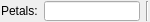
<?xml version="1.0" encoding="UTF-8"?>
<ui version="4.0">
 <class>QG_FlowerOptions</class>
 <widget class="QWidget" name="QG_FlowerOptions">
  <property name="geometry">
   <rect>
    <x>0</x>
    <y>0</y>
    <width>150</width>
    <height>22</height>
   </rect>
  </property>
  <property name="sizePolicy">
   <sizepolicy hsizetype="Fixed" vsizetype="Fixed">
    <horstretch>0</horstretch>
    <verstretch>0</verstretch>
   </sizepolicy>
  </property>
  <property name="minimumSize">
   <size>
    <width>111</width>
    <height>22</height>
   </size>
  </property>
  <property name="maximumSize">
   <size>
    <width>150</width>
    <height>22</height>
   </size>
  </property>
  <property name="windowTitle">
   <string>Flower Options</string>
  </property>
  <layout class="QHBoxLayout">
   <property name="leftMargin">
    <number>1</number>
   </property>
   <property name="topMargin">
    <number>1</number>
   </property>
   <property name="rightMargin">
    <number>1</number>
   </property>
   <property name="bottomMargin">
    <number>1</number>
   </property>
   <item>
    <widget class="QLabel" name="lPetal">
     <property name="text">
      <string>Petals:</string>
     </property>
     <property name="wordWrap">
      <bool>false</bool>
     </property>
    </widget>
   </item>
   <item>
    <widget class="QLineEdit" name="lePetal"/>
   </item>
   <item>
    <widget class="Line" name="sep1">
     <property name="sizePolicy">
      <sizepolicy hsizetype="Fixed" vsizetype="Minimum">
       <horstretch>0</horstretch>
       <verstretch>0</verstretch>
      </sizepolicy>
     </property>
     <property name="frameShape">
      <enum>QFrame::VLine</enum>
     </property>
     <property name="frameShadow">
      <enum>QFrame::Sunken</enum>
     </property>
    </widget>
   </item>
  </layout>
 </widget>
 <layoutdefault spacing="6" margin="11"/>
 <resources>
  <include location="../../../res/extui/extui.qrc"/>
 </resources>
 <connections>
   <connection>
      <sender>lePetal</sender>
      <signal>textChanged(QString)</signal>
      <receiver>QG_FlowerOptions</receiver>
      <slot>updatePetal(QString)</slot>
    </connection>
 </connections>

</ui>
